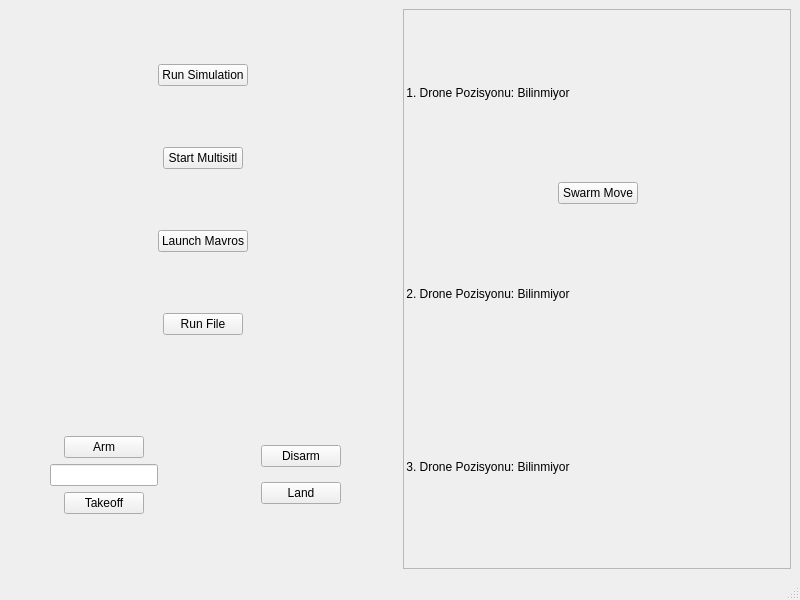
<?xml version="1.0" encoding="UTF-8"?>
<ui version="4.0">
 <class>MainWindow</class>
 <widget class="QMainWindow" name="MainWindow">
  <property name="geometry">
   <rect>
    <x>0</x>
    <y>0</y>
    <width>800</width>
    <height>600</height>
   </rect>
  </property>
  <property name="windowTitle">
   <string>Drone Control Interface</string>
  </property>
  <widget class="QWidget" name="centralwidget">
   <layout class="QHBoxLayout" name="horizontalLayout">
    <item>
     <layout class="QVBoxLayout" name="verticalLayout">
      <item alignment="Qt::AlignHCenter">
       <widget class="QPushButton" name="run_simulation_button">
        <property name="text">
         <string>Run Simulation</string>
        </property>
       </widget>
      </item>
      <item alignment="Qt::AlignHCenter">
       <widget class="QPushButton" name="start_multisitl_button">
        <property name="text">
         <string>Start Multisitl</string>
        </property>
       </widget>
      </item>
      <item alignment="Qt::AlignHCenter">
       <widget class="QPushButton" name="launch_mavros_button">
        <property name="text">
         <string>Launch Mavros</string>
        </property>
       </widget>
      </item>
      <item alignment="Qt::AlignHCenter">
       <widget class="QPushButton" name="run_file_button">
        <property name="text">
         <string>Run File</string>
        </property>
       </widget>
      </item>
      <item>
       <spacer name="verticalSpacer">
        <property name="orientation">
         <enum>Qt::Vertical</enum>
        </property>
        <property name="sizeType">
         <enum>QSizePolicy::Preferred</enum>
        </property>
        <property name="sizeHint" stdset="0">
         <size>
          <width>20</width>
          <height>40</height>
         </size>
        </property>
       </spacer>
      </item>
      <item>
       <layout class="QHBoxLayout" name="horizontalLayout_2">
        <item>
         <layout class="QVBoxLayout" name="verticalLayout_5">
          <item alignment="Qt::AlignHCenter">
           <widget class="QPushButton" name="arm_button">
            <property name="text">
             <string>Arm</string>
            </property>
           </widget>
          </item>
          <item alignment="Qt::AlignHCenter">
           <widget class="QLineEdit" name="takeoff_lineEdit"/>
          </item>
          <item alignment="Qt::AlignHCenter">
           <widget class="QPushButton" name="takeoff_button">
            <property name="text">
             <string>Takeoff</string>
            </property>
           </widget>
          </item>
         </layout>
        </item>
        <item>
         <layout class="QVBoxLayout" name="verticalLayout_6">
          <item alignment="Qt::AlignHCenter">
           <widget class="QPushButton" name="disarm_button">
            <property name="text">
             <string>Disarm</string>
            </property>
           </widget>
          </item>
          <item alignment="Qt::AlignHCenter">
           <widget class="QPushButton" name="land_button">
            <property name="text">
             <string>Land</string>
            </property>
           </widget>
          </item>
         </layout>
        </item>
       </layout>
      </item>
     </layout>
    </item>
    <item>
     <widget class="QFrame" name="frame">
      <property name="frameShape">
       <enum>QFrame::StyledPanel</enum>
      </property>
      <property name="frameShadow">
       <enum>QFrame::Raised</enum>
      </property>
      <widget class="QWidget" name="verticalLayoutWidget_2">
       <property name="geometry">
        <rect>
         <x>0</x>
         <y>0</y>
         <width>391</width>
         <height>541</height>
        </rect>
       </property>
       <layout class="QVBoxLayout" name="verticalLayout_2">
        <item>
         <widget class="QLabel" name="drone1_position_label">
          <property name="text">
           <string> 1. Drone Pozisyonu: Bilinmiyor</string>
          </property>
         </widget>
        </item>
        <item alignment="Qt::AlignHCenter">
         <widget class="QPushButton" name="swarm_move_button">
          <property name="text">
           <string>Swarm Move</string>
          </property>
         </widget>
        </item>
        <item>
         <widget class="QLabel" name="drone2_position_label">
          <property name="text">
           <string> 2. Drone Pozisyonu: Bilinmiyor</string>
          </property>
         </widget>
        </item>
        <item>
         <widget class="QLabel" name="drone3_position_label">
          <property name="text">
           <string> 3. Drone Pozisyonu: Bilinmiyor</string>
          </property>
         </widget>
        </item>
       </layout>
      </widget>
     </widget>
    </item>
   </layout>
  </widget>
  <widget class="QMenuBar" name="menubar">
   <property name="geometry">
    <rect>
     <x>0</x>
     <y>0</y>
     <width>800</width>
     <height>22</height>
    </rect>
   </property>
  </widget>
  <widget class="QStatusBar" name="statusbar"/>
 </widget>
 <resources/>
 <connections/>
</ui>
